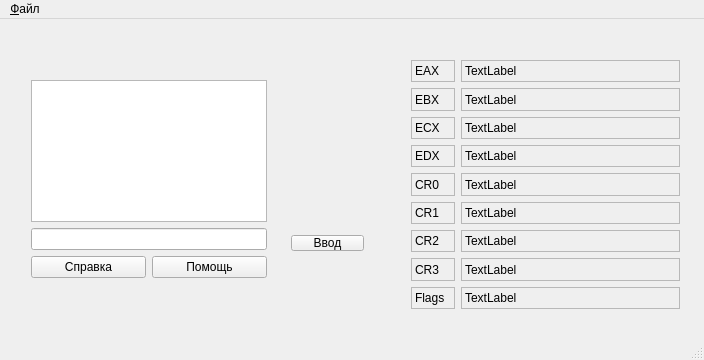
<?xml version="1.0" encoding="UTF-8"?>
<ui version="4.0">
 <class>MainWindow</class>
 <widget class="QMainWindow" name="MainWindow">
  <property name="geometry">
   <rect>
    <x>0</x>
    <y>0</y>
    <width>704</width>
    <height>360</height>
   </rect>
  </property>
  <property name="minimumSize">
   <size>
    <width>0</width>
    <height>0</height>
   </size>
  </property>
  <property name="maximumSize">
   <size>
    <width>1000</width>
    <height>1000</height>
   </size>
  </property>
  <property name="windowTitle">
   <string>MainWindow</string>
  </property>
  <widget class="QWidget" name="centralWidget">
   <widget class="QWidget" name="layoutWidget">
    <property name="geometry">
     <rect>
      <x>20</x>
      <y>50</y>
      <width>258</width>
      <height>220</height>
     </rect>
    </property>
    <layout class="QVBoxLayout" name="verticalLayout">
     <item>
      <widget class="QTextBrowser" name="textBrowser">
       <property name="acceptDrops">
        <bool>false</bool>
       </property>
       <property name="html">
        <string>&lt;!DOCTYPE HTML PUBLIC &quot;-//W3C//DTD HTML 4.0//EN&quot; &quot;http://www.w3.org/TR/REC-html40/strict.dtd&quot;&gt;
&lt;html&gt;&lt;head&gt;&lt;meta name=&quot;qrichtext&quot; content=&quot;1&quot; /&gt;&lt;style type=&quot;text/css&quot;&gt;
p, li { white-space: pre-wrap; }
&lt;/style&gt;&lt;/head&gt;&lt;body style=&quot; font-family:'MS Shell Dlg 2'; font-size:8.25pt; font-weight:400; font-style:normal;&quot;&gt;
&lt;p style=&quot;-qt-paragraph-type:empty; margin-top:0px; margin-bottom:0px; margin-left:0px; margin-right:0px; -qt-block-indent:0; text-indent:0px;&quot;&gt;&lt;br /&gt;&lt;/p&gt;&lt;/body&gt;&lt;/html&gt;</string>
       </property>
      </widget>
     </item>
     <item>
      <widget class="QLineEdit" name="lineEdit"/>
     </item>
     <item>
      <layout class="QHBoxLayout" name="horizontalLayout">
       <item>
        <widget class="QPushButton" name="InfoButton">
         <property name="text">
          <string>Справка</string>
         </property>
        </widget>
       </item>
       <item>
        <widget class="QPushButton" name="HelpButton">
         <property name="text">
          <string>Помощь</string>
         </property>
        </widget>
       </item>
      </layout>
     </item>
    </layout>
   </widget>
   <widget class="QWidget" name="layoutWidget">
    <property name="geometry">
     <rect>
      <x>280</x>
      <y>210</y>
      <width>95</width>
      <height>33</height>
     </rect>
    </property>
    <layout class="QVBoxLayout" name="verticalLayout_3">
     <property name="topMargin">
      <number>6</number>
     </property>
     <item>
      <widget class="QPushButton" name="CompileButton">
       <property name="text">
        <string>Ввод</string>
       </property>
      </widget>
     </item>
    </layout>
   </widget>
   <widget class="QWidget" name="layoutWidget">
    <property name="geometry">
     <rect>
      <x>400</x>
      <y>30</y>
      <width>291</width>
      <height>271</height>
     </rect>
    </property>
    <layout class="QHBoxLayout" name="horizontalLayout_2" stretch="1,5">
     <item>
      <layout class="QVBoxLayout" name="verticalLayout_4">
       <property name="sizeConstraint">
        <enum>QLayout::SetFixedSize</enum>
       </property>
       <item>
        <widget class="QLabel" name="EAX_Label">
         <property name="frameShape">
          <enum>QFrame::StyledPanel</enum>
         </property>
         <property name="midLineWidth">
          <number>0</number>
         </property>
         <property name="text">
          <string>EAX</string>
         </property>
        </widget>
       </item>
       <item>
        <widget class="QLabel" name="EBX_Label">
         <property name="frameShape">
          <enum>QFrame::StyledPanel</enum>
         </property>
         <property name="midLineWidth">
          <number>0</number>
         </property>
         <property name="text">
          <string>EBX</string>
         </property>
        </widget>
       </item>
       <item>
        <widget class="QLabel" name="ECX_Label">
         <property name="frameShape">
          <enum>QFrame::StyledPanel</enum>
         </property>
         <property name="midLineWidth">
          <number>0</number>
         </property>
         <property name="text">
          <string>ECX</string>
         </property>
        </widget>
       </item>
       <item>
        <widget class="QLabel" name="EDX_Label">
         <property name="frameShape">
          <enum>QFrame::StyledPanel</enum>
         </property>
         <property name="midLineWidth">
          <number>0</number>
         </property>
         <property name="text">
          <string>EDX</string>
         </property>
        </widget>
       </item>
       <item>
        <widget class="QLabel" name="CR0_Label">
         <property name="frameShape">
          <enum>QFrame::StyledPanel</enum>
         </property>
         <property name="midLineWidth">
          <number>0</number>
         </property>
         <property name="text">
          <string>CR0</string>
         </property>
        </widget>
       </item>
       <item>
        <widget class="QLabel" name="CR1_Label">
         <property name="frameShape">
          <enum>QFrame::StyledPanel</enum>
         </property>
         <property name="midLineWidth">
          <number>0</number>
         </property>
         <property name="text">
          <string>CR1</string>
         </property>
        </widget>
       </item>
       <item>
        <widget class="QLabel" name="CR2_Label">
         <property name="frameShape">
          <enum>QFrame::StyledPanel</enum>
         </property>
         <property name="midLineWidth">
          <number>0</number>
         </property>
         <property name="text">
          <string>CR2</string>
         </property>
        </widget>
       </item>
       <item>
        <widget class="QLabel" name="CR3_Label">
         <property name="frameShape">
          <enum>QFrame::StyledPanel</enum>
         </property>
         <property name="midLineWidth">
          <number>0</number>
         </property>
         <property name="text">
          <string>CR3</string>
         </property>
        </widget>
       </item>
       <item>
        <widget class="QLabel" name="FlagPF_Label">
         <property name="frameShape">
          <enum>QFrame::StyledPanel</enum>
         </property>
         <property name="midLineWidth">
          <number>0</number>
         </property>
         <property name="text">
          <string>Flags</string>
         </property>
        </widget>
       </item>
      </layout>
     </item>
     <item>
      <layout class="QVBoxLayout" name="verticalLayout_5">
       <item>
        <widget class="QLabel" name="EAX_Value_Label">
         <property name="frameShape">
          <enum>QFrame::StyledPanel</enum>
         </property>
         <property name="text">
          <string>TextLabel</string>
         </property>
        </widget>
       </item>
       <item>
        <widget class="QLabel" name="EBX_Value_Label">
         <property name="frameShape">
          <enum>QFrame::StyledPanel</enum>
         </property>
         <property name="text">
          <string>TextLabel</string>
         </property>
        </widget>
       </item>
       <item>
        <widget class="QLabel" name="ECX_Value_Label">
         <property name="frameShape">
          <enum>QFrame::StyledPanel</enum>
         </property>
         <property name="text">
          <string>TextLabel</string>
         </property>
        </widget>
       </item>
       <item>
        <widget class="QLabel" name="EDX_Value_Label">
         <property name="frameShape">
          <enum>QFrame::StyledPanel</enum>
         </property>
         <property name="text">
          <string>TextLabel</string>
         </property>
        </widget>
       </item>
       <item>
        <widget class="QLabel" name="CR0_Value_Label">
         <property name="frameShape">
          <enum>QFrame::StyledPanel</enum>
         </property>
         <property name="text">
          <string>TextLabel</string>
         </property>
        </widget>
       </item>
       <item>
        <widget class="QLabel" name="CR1_Value_Label">
         <property name="frameShape">
          <enum>QFrame::StyledPanel</enum>
         </property>
         <property name="text">
          <string>TextLabel</string>
         </property>
        </widget>
       </item>
       <item>
        <widget class="QLabel" name="CR2_Value_Label">
         <property name="frameShape">
          <enum>QFrame::StyledPanel</enum>
         </property>
         <property name="text">
          <string>TextLabel</string>
         </property>
        </widget>
       </item>
       <item>
        <widget class="QLabel" name="CR3_Value_Label">
         <property name="frameShape">
          <enum>QFrame::StyledPanel</enum>
         </property>
         <property name="text">
          <string>TextLabel</string>
         </property>
        </widget>
       </item>
       <item>
        <widget class="QLabel" name="Flags_Value_Label">
         <property name="frameShape">
          <enum>QFrame::StyledPanel</enum>
         </property>
         <property name="text">
          <string>TextLabel</string>
         </property>
        </widget>
       </item>
      </layout>
     </item>
    </layout>
   </widget>
  </widget>
  <widget class="QMenuBar" name="menuBar">
   <property name="geometry">
    <rect>
     <x>0</x>
     <y>0</y>
     <width>704</width>
     <height>21</height>
    </rect>
   </property>
   <widget class="QMenu" name="menu">
    <property name="title">
     <string>&amp;Файл</string>
    </property>
    <addaction name="OpenAction"/>
    <addaction name="SaveAction"/>
    <addaction name="separator"/>
    <addaction name="ExitAction"/>
   </widget>
   <addaction name="menu"/>
  </widget>
  <widget class="QStatusBar" name="statusBar"/>
  <action name="OpenAction">
   <property name="text">
    <string>Открыть</string>
   </property>
  </action>
  <action name="SaveAction">
   <property name="enabled">
    <bool>false</bool>
   </property>
   <property name="text">
    <string>Сохранить</string>
   </property>
  </action>
  <action name="ExitAction">
   <property name="text">
    <string>Выход</string>
   </property>
  </action>
 </widget>
 <layoutdefault spacing="6" margin="11"/>
 <resources/>
 <connections/>
</ui>
